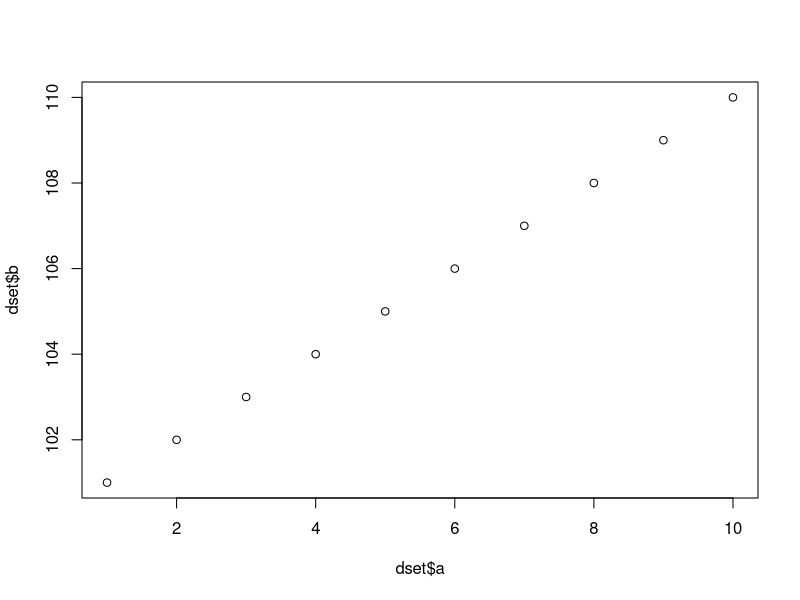

The R script that drew this image: (Note: this script raises an error after producing the figure.)
## ------------------------------------------------------
## 01_CLASS01.R - R Script for Lecture 01 (GIS course).

# version: 1.0
# Author: Ana María Callejas 
# Based on Bruno Conte Leite @2022-23
# b.conte@unibo.it version 1.0
# 

## ------------------------------------------------------


# 1. R BASICS: ENVIRONMENT AND PACKAGES ----

# 1.1. Working directory:

getwd() # learn which is the current working directory
setwd("~/Desktop/")

# 1.2. Basic R elements:

# creating vectors:
1:10
c("a", "b", "c", "abc", "def")
vector <- c("a", "b", "c", "abc", "def")
vector[2]
vector[-2]
vector <- rep(vector, 2)
vector

# creating datasets - data.frame function:
dset <- data.frame(a = 1:10, b = 101:110, words = vector, stringsAsFactors=T)
class(dset)
# be careful with factors in R! Factors -> as.numeric
class(dset$words)
as.numeric(dset$words)

dset <- data.frame(a = 1:10, b = 101:110, words = vector, stringsAsFactors=F)
class(dset$words)
as.numeric(dset$words) #Characters -> as.numeric -> NA's

dset[1,2]
dset[1, 'b']

dset[,2]
dset[,'b']
dset$b

# Hint: NEVER use the number (for columns/variables)!

# plotting:
plot(dset$a, dset$b)

# appending data:
dset <- rbind(dset, c(3,6, "bruno"))
# the same for cbind (over columns)
dset
# creating lists (sets):
dlist <- list(a = c("a", "b", "c", "abc", "def"), b = dset)
dlist[[1]]
dlist$a
dlist
# removing elements from environment:

ls() # list of elements in the environment
rm(dset)
rm(dlist)
rm(list = ls()) # cleaning environment

# character(0) = empty environment!

# 1.3. Working with packages/libraries:

# Example 1: data.table (package for high-dimension, fast
# data computations):

# install library (only once for each computer):
# install.packages('data.table')

# load library (its functions will become available):
library(data.table)

# data.table::year(as.Date('10-01-1959'))
# once the library is loaded, no need of data.table::
year(as.Date('10-01-1959'))

# Datasets library: contains several datasets
# https://stat.ethz.ch/R-manual/R-devel/library/datasets/html/00Index.html

datasets::AirPassengers
df.airqual <- data.table(airquality)
df.airqual
# Example of data operations: merging datasets

df.months <- data.table(Month = 1:12, month.text = month.name)
df.months

merge.data.table(df.airqual,df.months)

df.merged <- merge.data.table(df.airqual,df.months)

# Example 2: tidyverse library

# This is the most comprehensive, complete library
# of data sciences tools in R:

# https://www.tidyverse.org/

library(dplyr)

# Uses the "pipe" syntax (%>%)
# https://style.tidyverse.org/pipes.html

# Merging:
df.merged <- df.airqual %>% 
  left_join(df.months)

# Tibbles - class of tidyverse data frames:
df.merged <- tibble(df.merged)
df.merged # Better way of visualizing data frames.

# Selecting specific variables:
df.merged %>% 
  select(month.text, Day, Wind)

# Filtering a dataset:
df.merged %>% 
  filter(Month==5)

# Combining operations:
df.merged %>% 
  filter(month.text=='August') %>% 
  select(Month,Day,Ozone)

# There are several data operations (check them
# out: https://dplyr.tidyverse.org/)

# Saving/exporting data:

# Rdata files: optimized storage (wrt disk space):
save(df.merged,file = 'merged_dataset.rdata')

# My advise: always export data in csv with 'tab' separator:
fwrite(x = df.merged,file = 'merged_dataset.csv', sep = '\t')

# if you like Stata files:
library(haven)

# Importantly: Stata does not allow for '.' or other
# symbols in the column names. Replace them with '_':
setnames(df.merged, gsub('\\.', '_',tolower(names(df.merged))))
# Exporting it:
write_dta(data = df.merged, path = 'merged_dataset.dta')

# Example 3: plotting data with ggplot2 (part of tidyverse)
# https://ggplot2.tidyverse.org/index.html

library(ggplot2)

# Bar plot:
p <- ggplot(df.merged) +
  geom_bar(aes(x = month.text))
p
# Histogram:
p <- ggplot(df.merged) +
  geom_histogram(aes(x = Temp))
p
# Importance of aesthetics:
p <- ggplot(df.merged) +
  geom_histogram(aes(x = Temp, fill = month.text))
p
# Scatter plots (point):
ggplot(df.merged) + 
  geom_point(aes(Month,Temp, color = month.text))
# Importance of aesthetics:
ggplot(df.merged) + 
  geom_point(aes(Month,Temp, color = month.text))
# Correlation wind vs. temperature:
ggplot(df.merged) + 
  geom_point(aes(Wind,Temp))
ggplot(df.merged) + 
  geom_point(aes(Wind,Temp,color = month.text))
# Adding a layer (in this case, functional format):
ggplot(df.merged) + 
  geom_point(aes(Wind,Temp)) +
  geom_smooth(aes(Wind,Temp))
# Linear relation:
ggplot(df.merged) + 
  geom_point(aes(Wind,Temp)) +
  geom_smooth(aes(Wind,Temp),method = 'lm')

# For hands-in exercises:

# EX1: Histogram 
rm(list = ls())

df.ex.1 <- data.table(datasets::CO2)

dfco2 <-tibble(df.ex.1)

p <- ggplot(dfco2) +
  geom_histogram(aes(x=uptake, fill = Type))
p


#EX2: Murder rates across states
rm(list = ls())

df.ex.2 <- data.table(datasets::state.x77)

dfmurd <- tibble(df.ex.2)

dfmurdd <- dfmurd %>%
  mutate(Density = Population/Area) %>%
  mutate(high.dens = ifelse(Density >= mean(Density), T, F))


p <- ggplot(dfmurdd) +
  geom_point(aes(Income, Murder, color = high.dens)) +
  geom_smooth(aes(Income, Murder))
p

# removing outliers income > 6000

df.fil <- dfmurdd %>%
  filter(Income<6000)

p<- ggplot(df.fil) +
  geom_point(aes(Income, Murder, color = high.dens)) +
  geom_smooth(aes(Income, Murder))
p
# ----






































































































# 
# 
